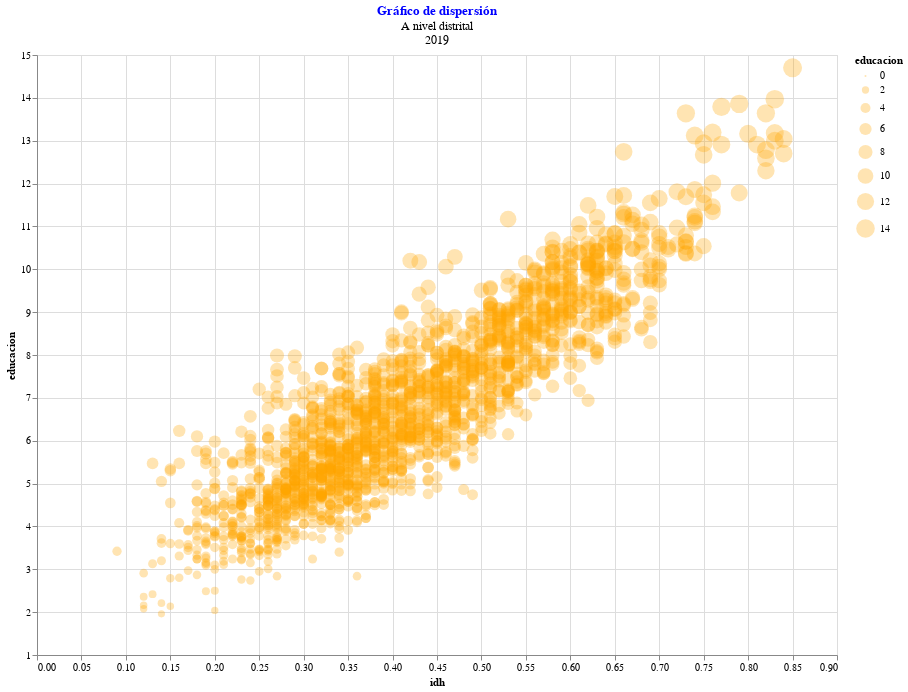

Notebook code for this chart:
### Code cell
grafico_dispersion(distrito, 'idh','educacion', 'orange')

### Figure 1 — Vega-Lite specification as saved in the notebook (floating-point values rounded to 4 significant figures; data arrays with more than 128 entries replaced by an {"elided": "..."} marker saying what was removed)
{"config": {"view": {"continuousWidth": 400, "continuousHeight": 300}}, "data": {"name": "data-639f3339aad387fb923bf4cf3a87215b"}, "mark": {"type": "circle", "color": "orange", "opacity": 0.3}, "encoding": {"size": {"type": "quantitative", "field": "educacion"}, "tooltip": [{"type": "nominal", "field": "nombre", "title": "Distrito"}, {"type": "quantitative", "field": "idh"}, {"type": "quantitative", "field": "educacion"}], "x": {"type": "quantitative", "field": "idh"}, "y": {"type": "quantitative", "field": "educacion", "scale": {"zero": false}}}, "height": 600, "selection": {"selector004": {"type": "interval", "bind": "scales", "encodings": ["x", "y"]}}, "title": {"text": ["Gráfico de dispersión"], "subtitle": ["A nivel distrital", "2019"], "color": "Blue", "subtitleColor": "Black"}, "width": 800, "$schema": "https://vega.github.io/schema/vega-lite/v4.8.1.json", "datasets": {"data-639f3339aad387fb923bf4cf3a87215b": {"elided": "1874 records"}}}
